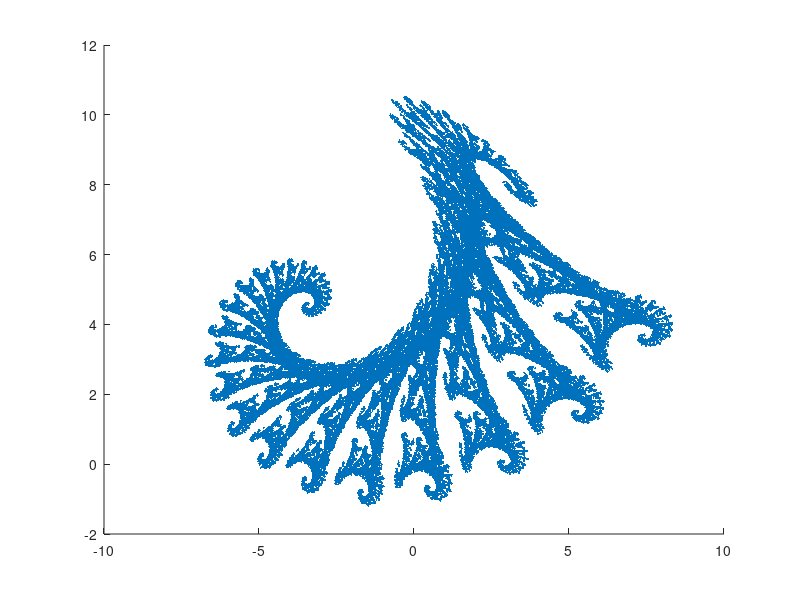

This chart was generated by the following MATLAB code:
tic
n = 100000;
u = rand(n,1);
x = linspace(0,0,n+1);
y = linspace(0,0,n+1);
for i=1:1:n
if (u(i)<=0.787473)
T1 = [0.8240740 0.281482; -0.2123460 0.864198]*[x(i);y(i)]+[-1.88229; -0.110607];
x(i+1) = T1(1,:);
y(i+1) = T1(2,:);
elseif(u(i)>0.787473)
T2 = [0.288272 0.720988; -0.463889 -0.377778]*[x(i);y(i)]+[0.785360; 8.095759];
x(i+1) = T2(1,:);
y(i+1) = T2(2,:);
end
end
scatter(x,y,2,'filled');
toc
